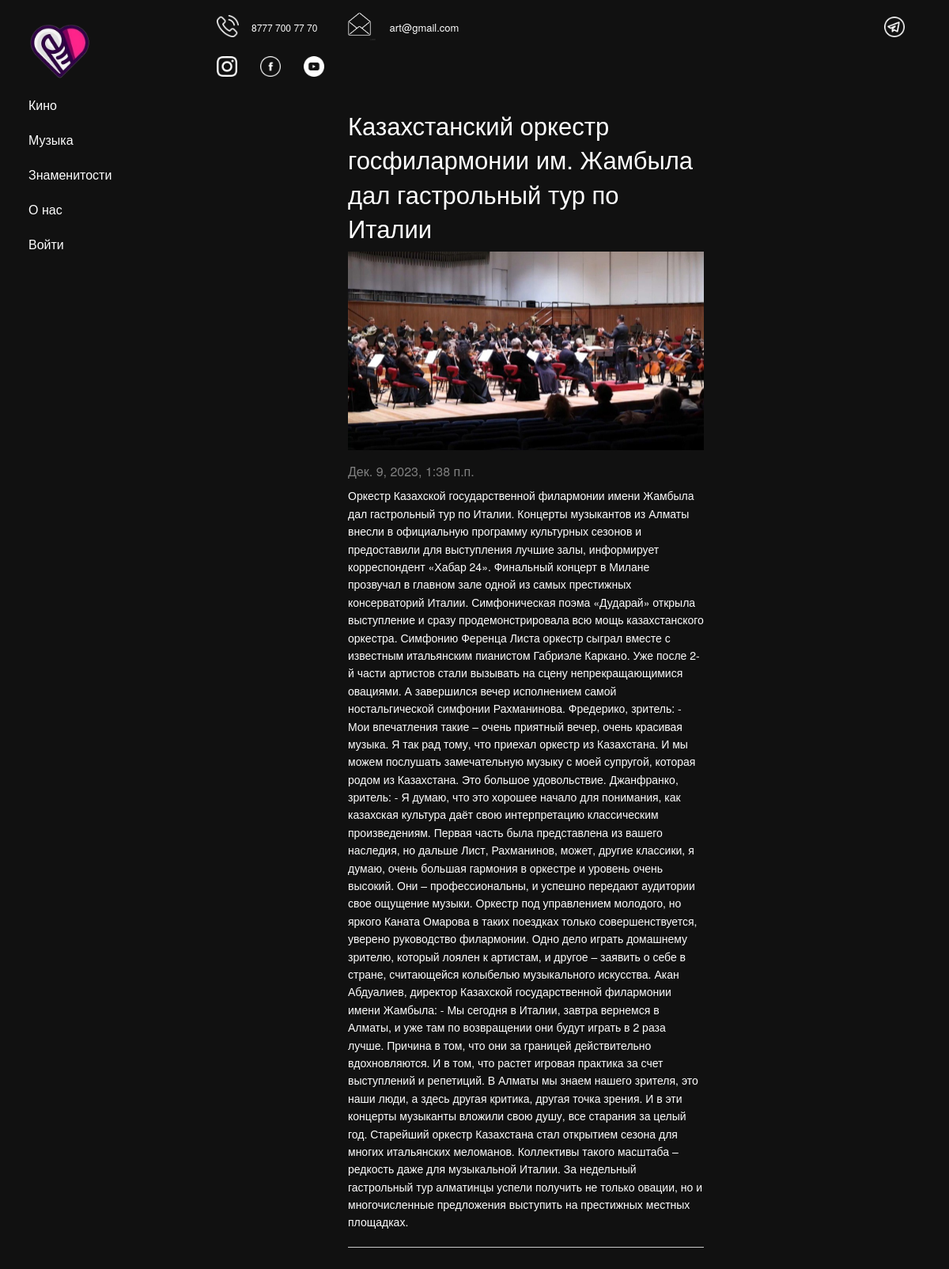
The app's page /postmusic/kazahstanskij-orkestr/ with its own data.
### news/models.py (models this page shows, shortened)
class Music(models.Model):
    title = models.CharField(max_length=255, verbose_name="Заголовок")
    slug = models.SlugField(max_length=255, unique=True, db_index=True, verbose_name="URL")
    content = models.TextField(blank=True, verbose_name="Текст статьи")
    photo = models.ImageField(upload_to="photos/%Y/%m/%d/", verbose_name="Фото")
    time_create = models.DateTimeField(auto_now_add=True, verbose_name="Время создания")
    is_published = models.BooleanField(default=True, verbose_name="Публикация")
    class Meta:
        verbose_name = 'Новости музыка'
        verbose_name_plural = 'Новости музыка'
        ordering = ['-time_create', 'title']

### news/views.py (the view)
# urls.py: path('postmusic/<slug:post_slug>/', show_post_music, name='postmusic'),
def show_post_music(request, post_slug):
    post = get_object_or_404(Music, slug=post_slug)
    return render(request, 'news/postmusic.html',{'post': post})

### news/templates/news/postmusic.html
{% extends 'news/index.html' %}
{% block content %}
    <div  class="img-article-left" >
          <h3 style="padding-top:20px; ">{{post.title}}</h3>
{% if post.photo %}
<p><img  src="{{post.photo.url}}"></p>
{% endif %}
        <h6 style="color:grey;">{{post.time_create}}</h6>
{{post.content|linebreaks}}<hr>
    </div>
{% endblock %}

### news/static/news/css/styles.css (style rules this page uses)
body { font-family: "Lato", sans-serif; }
.img-article-left { height: auto; padding-left: 440px; padding-bottom: 140px; padding-right: 310px; font-size: 14px; color:white; }

### records on screen
Music: title "Казахстанский оркестр госфилармонии им. Жамбыла дал гастрольный тур по Италии", photo (picture), time_create "Дек. 9, 2023, 1:38 п.п.", content "Оркестр Казахской государственной филармонии имени Жамбыла дал гастрольный тур по Италии. Концерты музыкантов из Алматы внесли в официальную программу культурных сезонов и предоставили для выступления лучшие залы, информирует корреспондент «Хабар 24». Финальный концерт в Милане прозвучал в главном зале одной из самых престижных консерваторий Италии. Симфоническая поэма «Дударай» открыла выступление и сразу продемонстрировала всю мощь казахстанского оркестра. Симфонию Ференца Листа оркестр сыграл вместе с известным итальянским пианистом Габриэле Каркано. Уже после 2-й части артистов стали вызывать на сцену непрекращающимися овациями. А завершился вечер исполнением самой ностальгической…"
